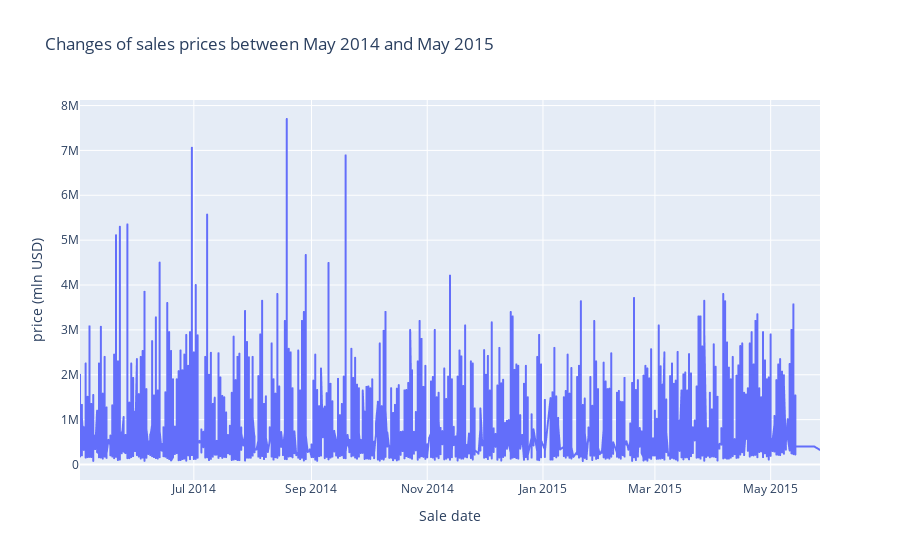

Here is the notebook cell this chart was saved with:
### Markdown cell above
It would be nice to directly be able to read out values from the plot - for that, plot the data using plotly package that produces interactive plots.

### Code cell
# make the above plot interactive using plotly
# Seattle weather - scatter plot of precipitation vs. wind using Plotly
import plotly.express as px


weather_plot = px.line(x=df_kch['date'].sort_values(), y=df_kch['price'], 
           labels={'x': 'Sale date', 'y': 'price (mln USD)'}, 
           title='Changes of sales prices between May 2014 and May 2015')

# Show the plot
weather_plot.show()

### Figure 1 — Plotly figure (JSON) as saved in the notebook; plotly's stock layout.template omitted (floating-point values rounded to 4 significant figures; data arrays with more than 128 entries replaced by an {"elided": "..."} marker saying what was removed)
{"data": [{"hovertemplate": "Sale date=%{x}<br>price (mln USD)=%{y}<extra></extra>", "legendgroup": "", "line": {"color": "#636efa", "dash": "solid"}, "marker": {"symbol": "circle"}, "mode": "lines", "name": "", "showlegend": false, "type": "scattergl", "x": {"elided": "21597 str values"}, "xaxis": "x", "y": {"elided": "21597 int values"}, "yaxis": "y"}], "layout": {"legend": {"tracegroupgap": 0}, "title": {"text": "Changes of sales prices between May 2014 and May 2015"}, "xaxis": {"anchor": "y", "domain": [0, 1], "title": {"text": "Sale date"}}, "yaxis": {"anchor": "x", "domain": [0, 1], "title": {"text": "price (mln USD)"}}}}
